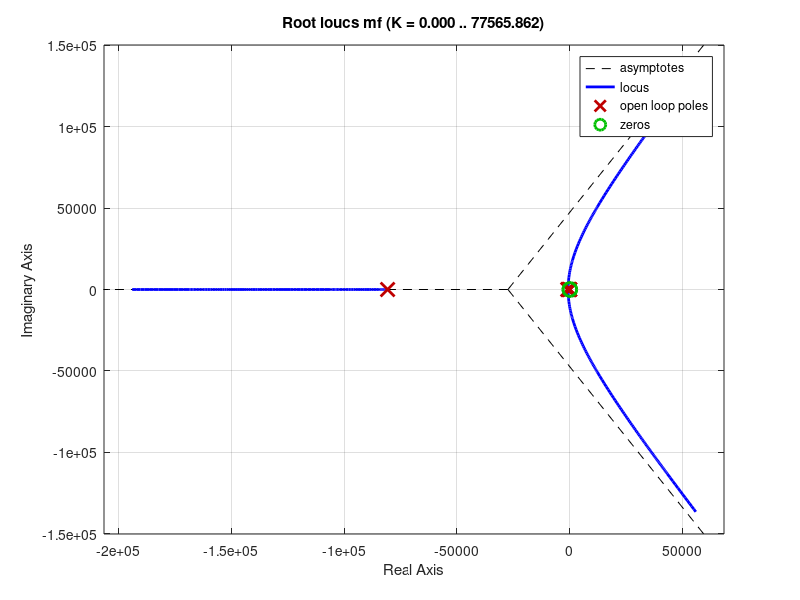

MATLAB code for this plot: (Note: this script raises an error after producing the figure.)
L1 = -1.206e-05;
L2 = 7.807e-05;

N=300;

R = 6.3;
m = 0.375;

gb = 0.3e-3;            % gap para o batente [m]
gi = 0.7e-3;            % gap para o estator interno [m]

Vmax = 30;              % tensao maxima de excitacao das bobinas [V]

Kp = 625;
Kb = 10;

E = 3e9;                % elastificade do nylon
Lb = 5.3e-3;            % profundidade (radial) do batente [m]
Hb = 8e-3;              % altura (axial) do batente [m]
dA = [1.435e2 3.335e-2];% A = dA(1)*dL^2 + dA(2)*dL (area de penetracao no batente) [m2]
Ab = dA * [1e-8 1e-4]'; % area de penetracao a meia excurcao [m2]
Kb = E*Hb*Ab/Lb;        % contante elastica a meia escursao [N/m]

load Fp_model;

%% L

L = tf(Kb,[L2 R])
%bode(L);

%% Rotor
Ro = tf(1,[m 0 -Kp]) 

%% Sistema
G = L*Ro;
Gss = ss(G);

figure;
rlocus(G)

%% PID
P = 2.58;
I = 15.25;
D = 0.044;
N = 1616.33;

PID = tf([P+D*N,P*N+I,I*N],[1 N 0])

rlocus(PID)

%%
rlocus(G*PID)

%% malha fechada
mf = feedback(G*PID,1);
rlocus(mf)

%% Controlador H_inf

s = zpk('s');
w0 = 500;
Gd = w0/(s^2+s+0.001);

[K,CL,GAM] = loopsyn(G,Gd); % Design a loop-shaping controller K

[A, B, C, D] = ssdata(K);
[Num, Den] = ss2tf(A,B,C,D);
c = tf(Num,Den);

% Plot the results
sigma(G*K,'r',Gd,'k-.',Gd/GAM,'k:',Gd*GAM,'k:',{.1,30})
legend('Achieved Loop Shape','Target Loop Shape','Gd/GAM','Gd*GAM')


T = feedback(G*K,eye(1));
sigma(T,ss(GAM),'r*',{.1,30});
legend('Closed loop','GAM')
grid

%% Controlador Alocaçao de polos